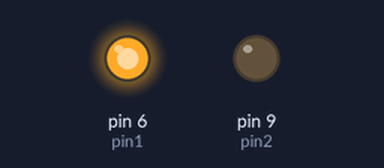
A sketch run on a simulated Arduino Uno, built with avr-gcc and run on an emulated ATmega328P. On the bench: output pins drawn as LEDs (lit = HIGH).

Above: at 0.2 s.
At 5.2 s:
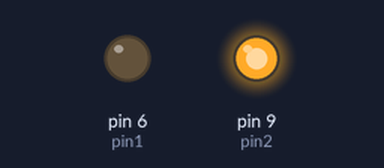
At 9.7 s:
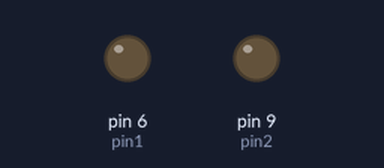
Timing chart, 0 to 10.4 s (numbered marks = the images above):
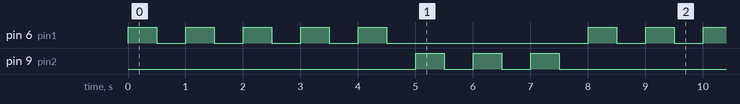

The sketch:

FOR_LOOP_LED_BLINKING.ino
```cpp
int pin1=6;
int pin2=9;
int pin1Time=500;
int pin2Time=500;
int pin1Blink=5;
int pin2Blink=3;
int j;

void setup() {
  // put your setup code here, to run once:
pinMode(pin1,OUTPUT);
pinMode(pin2,OUTPUT);
Serial.begin(9600);
}

void loop() {
  // put your main code here, to run repeatedly:
  for(j=1;j<=pin1Blink;j=j+1){
digitalWrite(pin1,HIGH);
delay(pin1Time);
digitalWrite(pin1,LOW);
delay(pin1Time);
  }
  for(j=1;j<=pin2Blink;j=j+1){
digitalWrite(pin2,HIGH);
delay(pin2Time);
digitalWrite(pin2,LOW);
delay(pin2Time);
  }
}
```

Measured:
- by itself, pin 6 (pin1): repeats every 8.0 s: 4 × (LOW 0.50 s, HIGH 0.50 s), LOW 3.5 s, HIGH 0.50 s
- by itself, pin 9 (pin2): repeats every 8.0 s: 2 × (LOW 0.50 s, HIGH 0.50 s), LOW 5.5 s, HIGH 0.50 s
- by itself, everything shown: repeats every 8.0 s, in 16 steps
